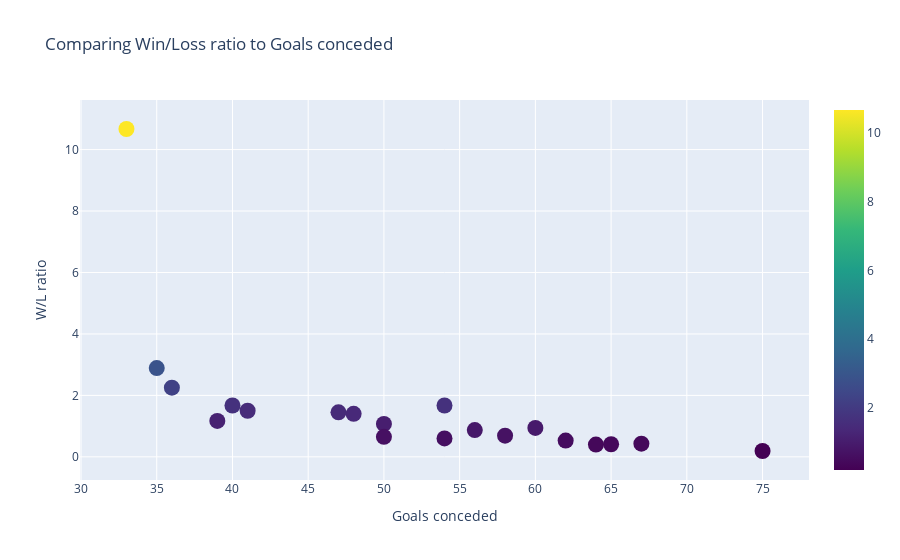

Notebook code cell kept with this figure:
### Markdown cell above
#### <b>Liverpool</b> - one of the toughest teams to beat (as per the above graph), 'for every 10 matches they win they lose 1 match' <b> Unbelievably consistent</b> 🔥

### Code cell
trace2 = go.Scatter(
                    x=df['A'],
                    y=df['W/L'],
                    mode='markers',
                    marker=dict(size=16,
                                color=np.random.randn(500), 
                                colorscale='Viridis',
                                showscale=True
                                ),
                    marker_color=df['W/L'],
                    text=df['Team_Name']
                    )

data = [trace2]
layout = dict(
    title="Comparing Win/Loss ratio to Goals conceded",
    xaxis=dict(title="Goals conceded", ticklen=5, zeroline=False),
    yaxis=dict(title="W/L ratio", ticklen=5, zeroline=False),
)
fig = dict(data=data, layout=layout)
iplot(fig)

### Figure 1 — Plotly figure (JSON) as saved in the notebook; plotly's stock layout.template omitted (floating-point values rounded to 4 significant figures)
{"data": [{"marker": {"color": [10.67, 2.89, 2.25, 1.67, 1.5, 1.45, 1.67, 1.4, 1.17, 1.07, 0.94, 0.87, 0.69, 0.65, 0.6, 0.53, 0.43, 0.41, 0.4, 0.19], "colorscale": [[0, "#440154"], [0.1111, "#482878"], [0.2222, "#3e4989"], [0.3333, "#31688e"], [0.4444, "#26828e"], [0.5556, "#1f9e89"], [0.6667, "#35b779"], [0.7778, "#6ece58"], [0.8889, "#b5de2b"], [1, "#fde725"]], "showscale": true, "size": 16}, "mode": "markers", "text": ["Liverpool", "Manchester City", "Manchester United", "Chelsea", "Leicester City", "Tottenham Hotspur", "Wolverhampton Wanderers", "Arsenal", "Sheffield United", "Burnley", "Southampton", "Everton", "Newcastle United", "Crystal Palace", "Brighton and Hove Albion", "West Ham United", "Aston Villa", "Bournemouth", "Watford", "Norwich City"], "type": "scatter", "x": [33, 35, 36, 54, 41, 47, 40, 48, 39, 50, 60, 56, 58, 50, 54, 62, 67, 65, 64, 75], "y": [10.67, 2.89, 2.25, 1.67, 1.5, 1.45, 1.67, 1.4, 1.17, 1.07, 0.94, 0.87, 0.69, 0.65, 0.6, 0.53, 0.43, 0.41, 0.4, 0.19]}], "layout": {"autosize": true, "title": {"text": "Comparing Win/Loss ratio to Goals conceded"}, "xaxis": {"autorange": true, "range": [30.21, 77.79], "ticklen": 5, "title": {"text": "Goals conceded"}, "type": "linear", "zeroline": false}, "yaxis": {"autorange": true, "range": [-0.9144, 11.77], "ticklen": 5, "title": {"text": "W/L ratio"}, "type": "linear", "zeroline": false}}}
